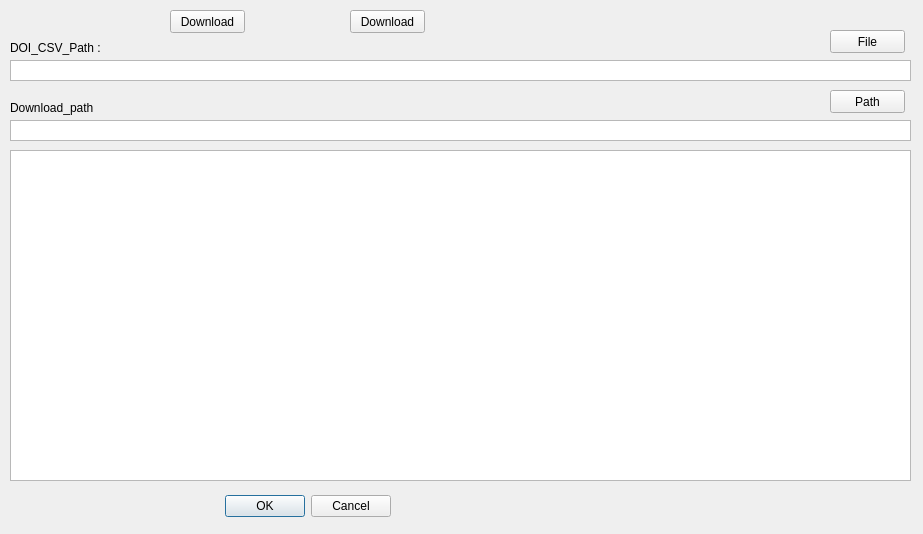
<?xml version="1.0" encoding="UTF-8"?>
<ui version="4.0">
 <class>Dialog</class>
 <widget class="QDialog" name="Dialog">
  <property name="geometry">
   <rect>
    <x>0</x>
    <y>0</y>
    <width>923</width>
    <height>534</height>
   </rect>
  </property>
  <property name="windowTitle">
   <string>Dialog</string>
  </property>
  <widget class="QDialogButtonBox" name="buttonBox">
   <property name="geometry">
    <rect>
     <x>50</x>
     <y>490</y>
     <width>341</width>
     <height>32</height>
    </rect>
   </property>
   <property name="orientation">
    <enum>Qt::Horizontal</enum>
   </property>
   <property name="standardButtons">
    <set>QDialogButtonBox::Cancel|QDialogButtonBox::Ok</set>
   </property>
  </widget>
  <widget class="QPushButton" name="pushButton">
   <property name="geometry">
    <rect>
     <x>350</x>
     <y>10</y>
     <width>75</width>
     <height>23</height>
    </rect>
   </property>
   <property name="text">
    <string>Download</string>
   </property>
  </widget>
  <widget class="QLabel" name="label">
   <property name="geometry">
    <rect>
     <x>10</x>
     <y>40</y>
     <width>101</width>
     <height>16</height>
    </rect>
   </property>
   <property name="text">
    <string>DOI_CSV_Path : </string>
   </property>
  </widget>
  <widget class="QLabel" name="label_2">
   <property name="geometry">
    <rect>
     <x>10</x>
     <y>100</y>
     <width>131</width>
     <height>16</height>
    </rect>
   </property>
   <property name="text">
    <string>Download_path</string>
   </property>
  </widget>
  <widget class="QPushButton" name="pushButton_2">
   <property name="geometry">
    <rect>
     <x>830</x>
     <y>30</y>
     <width>75</width>
     <height>23</height>
    </rect>
   </property>
   <property name="text">
    <string>File</string>
   </property>
  </widget>
  <widget class="QPushButton" name="pushButton_3">
   <property name="geometry">
    <rect>
     <x>830</x>
     <y>90</y>
     <width>75</width>
     <height>23</height>
    </rect>
   </property>
   <property name="text">
    <string>Path</string>
   </property>
  </widget>
  <widget class="QPushButton" name="pushButton_4">
   <property name="geometry">
    <rect>
     <x>170</x>
     <y>10</y>
     <width>75</width>
     <height>23</height>
    </rect>
   </property>
   <property name="text">
    <string>Download</string>
   </property>
  </widget>
  <widget class="QTextBrowser" name="textBrowser">
   <property name="geometry">
    <rect>
     <x>10</x>
     <y>150</y>
     <width>901</width>
     <height>331</height>
    </rect>
   </property>
  </widget>
  <widget class="QTextBrowser" name="textBrowser_2">
   <property name="geometry">
    <rect>
     <x>10</x>
     <y>60</y>
     <width>901</width>
     <height>21</height>
    </rect>
   </property>
   <property name="verticalScrollBarPolicy">
    <enum>Qt::ScrollBarAlwaysOff</enum>
   </property>
  </widget>
  <widget class="QTextBrowser" name="textBrowser_3">
   <property name="geometry">
    <rect>
     <x>10</x>
     <y>120</y>
     <width>901</width>
     <height>21</height>
    </rect>
   </property>
   <property name="verticalScrollBarPolicy">
    <enum>Qt::ScrollBarAlwaysOff</enum>
   </property>
  </widget>
 </widget>
 <resources/>
 <connections>
  <connection>
   <sender>buttonBox</sender>
   <signal>accepted()</signal>
   <receiver>Dialog</receiver>
   <slot>accept()</slot>
   <hints>
    <hint type="sourcelabel">
     <x>268</x>
     <y>504</y>
    </hint>
    <hint type="destinationlabel">
     <x>157</x>
     <y>274</y>
    </hint>
   </hints>
  </connection>
  <connection>
   <sender>buttonBox</sender>
   <signal>rejected()</signal>
   <receiver>Dialog</receiver>
   <slot>reject()</slot>
   <hints>
    <hint type="sourcelabel">
     <x>336</x>
     <y>510</y>
    </hint>
    <hint type="destinationlabel">
     <x>286</x>
     <y>274</y>
    </hint>
   </hints>
  </connection>
 </connections>
</ui>
